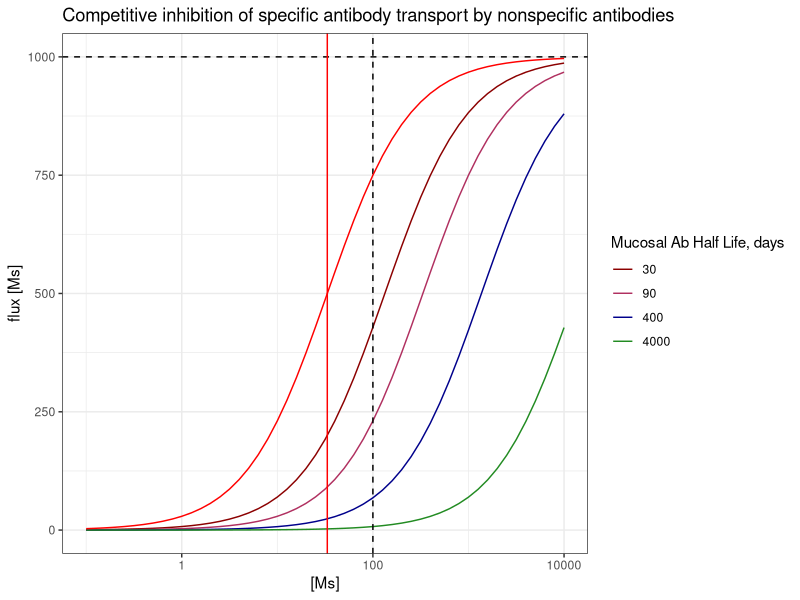
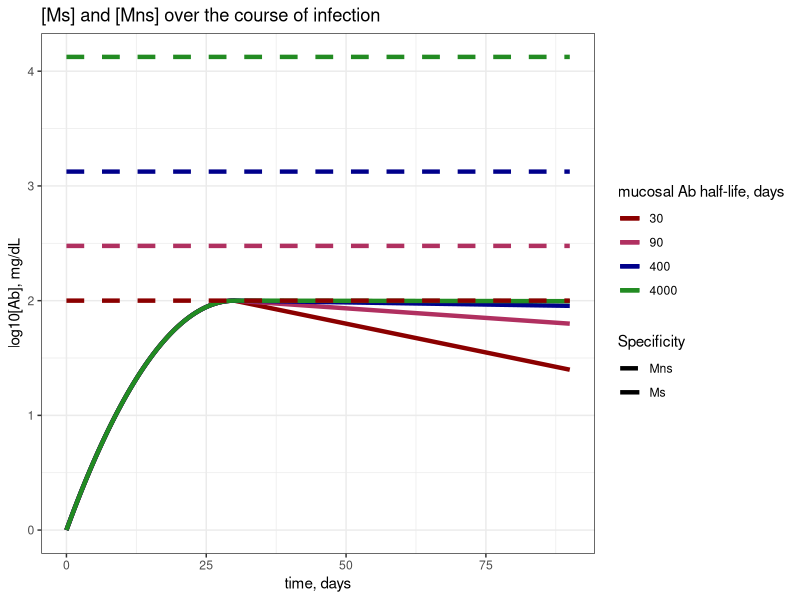
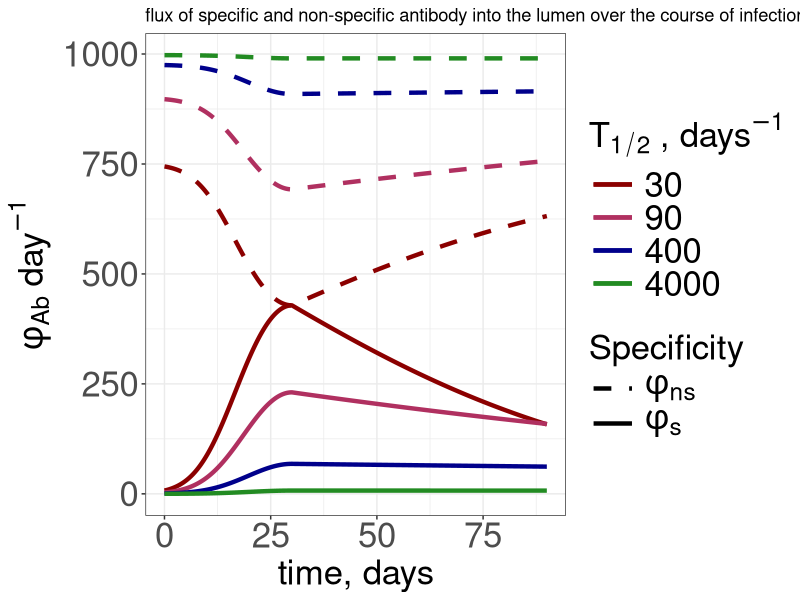
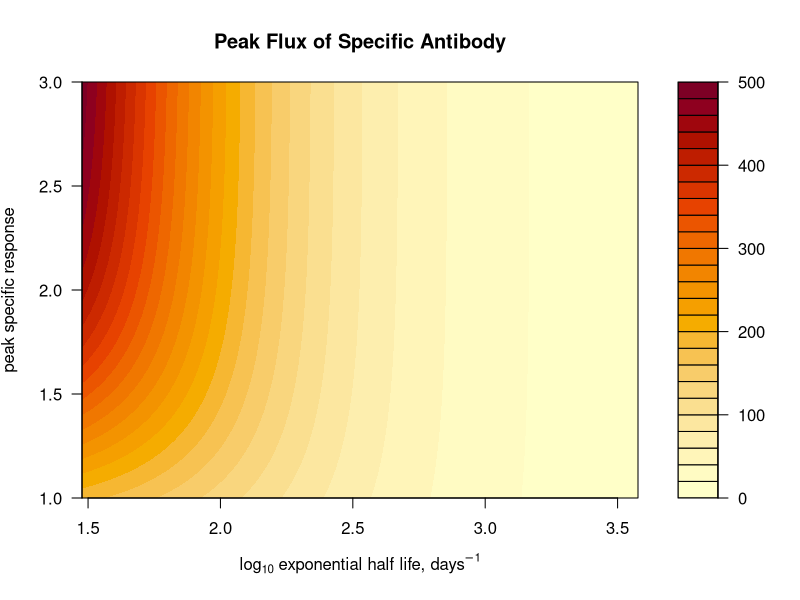
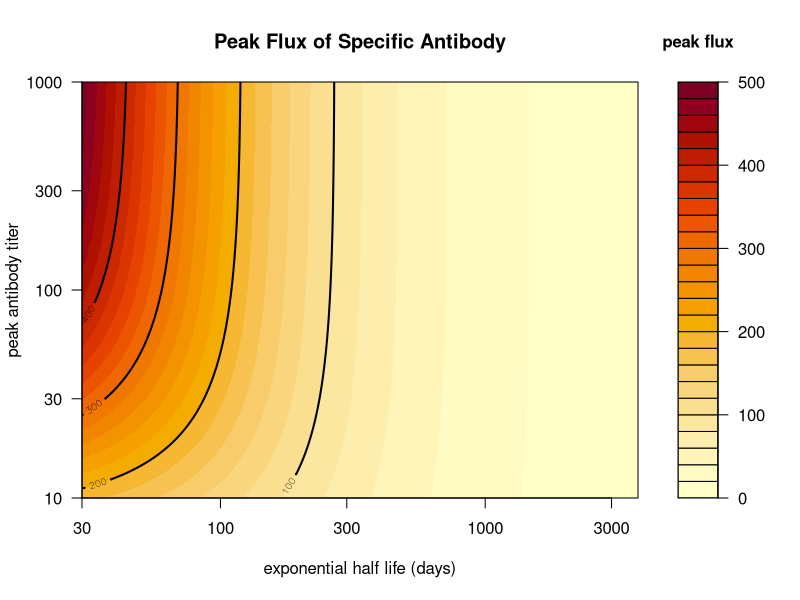
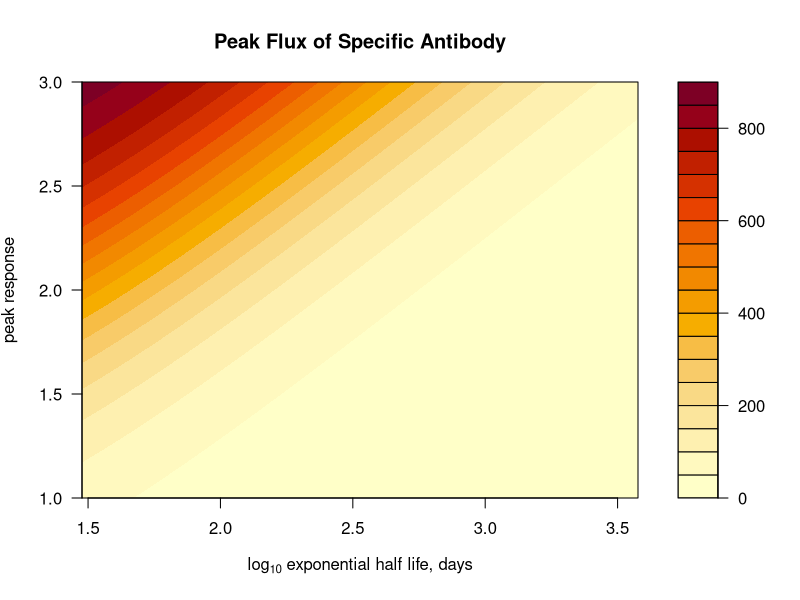
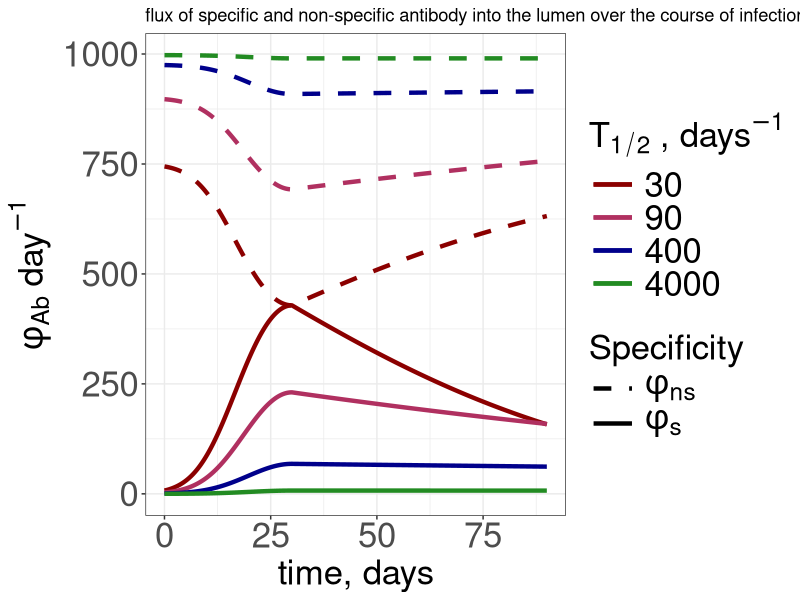

Recreate these plots in R, in order.
## ---- chunk 1
#install.package("here")
library(here)

#install.package("ggplot2")
library(ggplot2)

#install.package("gridExtra")
library(gridExtra)

#install.packages("tidyverse")
library(tidyverse)

#install.packages("deSolve")
library(deSolve)

#load functions
MM_function = function(M_s, M_ns) {(Vmax*M_s)/(KM+M_ns+M_s)}


#choose plotting colors
my_colors = c("darkred", "maroon", "darkblue", "forestgreen", "darkorange", "goldenrod") #choose color range
num_colors = length(my_colors) #set number of colors needed for plotting
my_colors = colorRampPalette(my_colors)(num_colors) #increase number of colors staying in color range
## ---- chunk 2
# generation of new response
Ap = 100 #peak antibody titer will be the same as Mns for 90 days
#initial ab titer
A0 = 1 # initial specific ab concentration
tp = 30 #time of peak titer -- days

# steady state nonspecific antibodies
t_halfs = c(30,90,400,4000) #half lives of mucosal ab in days - 1 month, 3 months, 1 year, 10 years :) 
d_mus = log(2)/t_halfs #half lives in days
  names(d_mus) = t_halfs
c = Ap*(log(2)/min(t_halfs))# calculate c such that the minimum M_ns = Ap = 100
Mns_vec = c/d_mus #vector of approximate ss solutions
  names(Mns_vec) = t_halfs


# transport
Vmax = 10^3 # order of magnitude of peak response # we might vary this later
k2 = 1/(2/24) #rate of transport - 1/T of transport which is 1/2hours or 1/2/24ths of a day
RT = Vmax/k2 #total number (concentration) of receptors, Vmax = k2RT
KM = Ap/3 #choosing KM such that at peak in the absence of Mns, Ms would achieve 75% of max flux at peak
k1 = k2/KM #k2/min(Mns_vec) #rate of antibody binding such that KM is on the order of 10

# dynamics in the lumen 
t_half_L = 3 #half life of antibodies in the lumen, in days
d_L = log(2)/t_half_L #decay rate in the lumen


# Total time to plot responses
Tmax = 90

# will be calculated when iterating through d_mu
#r0 = (2*log(Ap/A0)/tp) + d_mu #initial/greatest exponential expansion rate
#alpha = (r0 - d_mu)/tp # rate of decay of exponential growth rate


## ---- chunk 3
#set concentrations of Ms for x axis
concentrations = 10^seq(-1, 4, by = 0.1) #range of concentrations M_s such that we span much less than and much greater than Ap

### plot flux vs [Ms] given each Mns 
flux_df = lapply(t_halfs, function(t_half){
  # set d_mu and Mns 
  d_mu = log(2)/t_half
  Mns = c/d_mu
  
  #calculate flux
  flux = sapply(concentrations, function(Ms){
   
   return(MM_function(M_s = Ms, M_ns = Mns))
  }) %>% cbind("Ms" = concentrations, "flux" = ., "t_half" = t_half) %>% as.data.frame() 
}) %>% do.call(rbind, .) %>% as.data.frame() 

## plot
plot = ggplot() + geom_line(data = flux_df, aes(x = (Ms), y = flux, group = factor(t_half), col = factor(t_half))) +
  geom_hline(yintercept = Vmax, linetype = "dashed") +
  geom_vline(xintercept = (KM), color = "red") +
  geom_vline(xintercept = (Ap), linetype= "dashed") +
geom_line(
  aes(x = concentrations, y = sapply(concentrations, function(Ms){Vmax*Ms/(KM+Ms)})),
  inherit.aes = FALSE,
  color = "red"
) +
  scale_x_continuous(trans = "log10") +
  scale_color_manual(values = my_colors) +
  labs(x = "[Ms]", y = "flux [Ms]", color = "Mucosal Ab Half Life, days", title = "Competitive inhibition of specific antibody transport by nonspecific antibodies") + 
  theme_bw()

# print to viewer
print(plot)
## ---- chunk 4
### plot Ms vs Mns over time
Mab_titers = lapply(t_halfs, function(t_half){
  # setting t.half dependent parms for nonspecific population
  d_mu = log(2)/t_half #set d_mu
  Mns = c/d_mu # steadys state nonspecific
  
  # setting t.half dependent parms for specific abs
  r0 = (2*log(Ap/A0)/tp) + d_mu #initial/greatest exponential expansion rate
  alpha = (r0 - d_mu)/tp # rate of decay of exponential growth rate

  # set time vector parms
  Tmax = Tmax # total days
  points_per_day = 24 # every hour
  time = seq(0, Tmax, length.out = Tmax*points_per_day) #generate time vector

  ### apply to calculate
  soln = data.frame("time" = time, "Ms" = sapply(time, function(t){
    if(t<=tp){A0*exp((r0 - d_mu)*t - (alpha/2)*t^2)}
    else {Ap*exp(-d_mu*(t-tp))}
  }))
  

  # solve 
  soln = soln %>% cbind(.,Mns, t_half)
}) %>% do.call(rbind, .) #concatenates all dfs from lapply list into a single df rowwise

### Plot
plot = ggplot() + geom_line(data = Mab_titers, aes(x = time, y = log10(Ms), group = factor(t_half), col = factor(t_half), linetype = "Ms"), lwd = 1.5) +
  geom_line(data = Mab_titers, aes(x = time, y = log10(Mns), group = factor(t_half), col = factor(t_half), linetype = "Mns"), lwd = 1.5) + 
  scale_color_manual(values = my_colors) +
  scale_linetype_manual(values = c("Ms" = "solid", "Mns" = "dashed")) +
  labs(x = "time, days", y = "log10[Ab], mg/dL", col = "mucosal Ab half-life, days", linetype = "Specificity", title = "[Ms] and [Mns] over the course of infection") +
  theme_bw()
  

#print to viewer
print(plot)

## ---- chunk 5
# set parms 
#transport 
Vmax = Vmax
k2 = k2
RT = RT
k1 = k1
KM = KM

#lumen
t_half_L = t_half_L
d_L = d_L

#steady state Ab
c = c
t_halfs = t_halfs
d_mus = d_mus
Mns_vec = Mns_vec
Ap = Ap

# generating new response
Ap = Ap
A0 = A0
tp = tp

# Total time 
Tmax = Tmax
## ---- chunk 6
MM_soln = lapply(t_halfs, function(t_half){
  # setting t.half dependent parms for nonspecific population
  d_mu = log(2)/t_half #set d_mu
  Mns = c/d_mu # steadys state nonspecific
  
  # setting t.half dependent parms for specific abs
  r0 = (2*log(Ap/A0)/tp) + d_mu #initial/greatest exponential expansion rate
  alpha = (r0 - d_mu)/tp # rate of decay of exponential growth rate

  # set time vector parms
  Tmax = Tmax # total days
  points_per_day = 24 # every hour
  time = seq(0, Tmax, length.out = Tmax*points_per_day) #generate time vector

  ### apply to calculate Ms titers over time
  Ms_soln = data.frame("time" = time, "t_half" = t_half, "Ms" = sapply(time, function(t){
    if(t<=tp){A0*exp((r0 - d_mu)*t - (alpha/2)*t^2)}
    else {Ap*exp(-d_mu*(t-tp))}
  }), "Mns" = Mns)
  
  ### apply to calculate Ls flux over time
  Ms_soln$phi_s = sapply(Ms_soln$Ms, function(Ms){MM_function(M_s = Ms, M_ns = Mns)})
  Ms_soln$phi_ns = sapply(Ms_soln$Ms, function(Ms){(Vmax*Mns)/(KM+Ms+Mns)})
  
  return(Ms_soln)
}) %>% do.call(rbind, .)

## ---- chunk 7
#ggplot
plot = ggplot() + geom_line(data = MM_soln, aes(x = time, y = (phi_s), group = factor(t_half), col = factor(t_half), linetype = "phi_s"), lwd = 1.5) +
  geom_line(data = MM_soln, aes(x = time, y = (phi_ns), group = factor(t_half), col = factor(t_half), linetype = "phi_ns"), lwd = 1.5) + 
  scale_color_manual(values = my_colors) +
  #coord_cartesian(ylim = c(0, 3), xlim = c(0, 15)) +
  scale_linetype_manual(values = c("phi_s" = "solid", "phi_ns" = "dashed"), labels = c("phi_s" = expression(phi[s]), "phi_ns" = expression( phi[ns]))) +
  labs(x = "time, days", y = bquote(phi[Ab] ~ "day"^-1), col = bquote("T"[1/2] ~ ", days"^-1), linetype = "Specificity", title = "flux of specific and non-specific antibody into the lumen over the course of infection") +
  theme_bw()+
  theme(axis.text = element_text(size = 25),
        axis.title = element_text(size = 25),
        legend.title = element_text(size = 25),
        legend.text = element_text(size = 25, hjust = 0),
        legend.key.width = unit(0.06, "npc")) 

#print to system viewer
print(plot)

#save
file = here("results", "competition", "fig-flux_over_time.png")
ggsave(plot, file = file)
## ---- chunk 8
# generation of new response
Aps = 10^seq(1, 3, by = 0.01) #peak antibody titer will be the same as Mns for 90 days
#initial ab titer
A0 = 1 # initial specific ab concentration
tp = 30 #time of peak titer -- days

# steady state nonspecific antibodies
t_halfs = 3*10^seq(1,3.1, by = 0.01) #half lives of mucosal ab in days - 1 month, 3 months, 1 year, 10 years :) 

 
heatmap_matrix = sapply(Aps, function(Ap){ #columns
  sapply(t_halfs, function(t_half){ #rows
    #set other parms
    d_mu = log(2)/t_half #half lives in days
    c = Ap*(log(2)/min(t_halfs))# calculate c such that the minimum M_ns = Ap = 100
    Mns = c/d_mu #vector of approximate ss solutions
    
    # transport
    Vmax = 10^3 # order of magnitude of peak response # we might vary this later
    k2 = 1/(2/24) #rate of transport - 1/T of transport which is 1/2hours or 1/2/24ths of a day
    RT = Vmax/k2 #total number (concentration) of receptors, Vmax = k2RT
    KM = Ap/3 #choosing KM such that at peak in the absence of Mns, Ms would achieve 75% of max flux at peak
    k1 = k2/KM #k2/min(Mns_vec) #rate of antibody binding such that KM is on the order of 10
    
    # dynamics in the lumen 
    t_half_L = 3 #half life of antibodies in the lumen, in days
    d_L = log(2)/t_half_L #decay rate in the lumen

    # Total time to plot responses
    Tmax = 90
    
    #calculate peak flux
    phi_s = MM_function(M_s = Ap, M_ns = Mns)
  })
})

### plot
### plot on log10 scale
x_ticks = c(30, 100, 300, 1000, 3000)   # half-life ticks (days)
y_ticks = c(10, 30, 100, 300, 1000)     # peak titer ticks
#plot AICs
filled.contour(x = log10(t_halfs), y = log10(Aps), z=heatmap_matrix, lwd = 2, ylab = expression(paste("peak specific response")), xlab = expression(paste(log[10], " exponential half life, ", days^{-1})), main = "Peak Flux of Specific Antibody")

filled.contour(
  x = log10(t_halfs),
  y = log10(Aps),
  z = heatmap_matrix,
  xlab = "exponential half life (days)",
  ylab = "peak antibody titer",
  main = "Peak Flux of Specific Antibody",
  plot.axes = {
    axis(1, at = log10(x_ticks), labels = x_ticks)
    axis(2, at = log10(y_ticks), labels = y_ticks)
    contour(
      x = log10(t_halfs),
      y = log10(Aps),
      z = heatmap_matrix,
      levels = seq(100,400, by = 100),   # the flux value(s) where you want lines
      add = TRUE,
      lwd = 2,
      col = "black",
      drawlabels = TRUE
    )
  },
  key.title = title(main = "peak flux", cex.main = 1)
)

## ---- chunk 9
# generation of new response
Ap = 100 #peak antibody titer will be the same as Mns for 90 days
#initial ab titer
A0 = 1 # initial specific ab concentration
tp = 30 #time of peak titer -- days

# steady state nonspecific antibodies
t_halfs = c(30,90,400,4000) #half lives of mucosal ab in days - 1 month, 3 months, 1 year, 10 years :) 
d_mus = log(2)/t_halfs #half lives in days
  names(d_mus) = t_halfs
c = Ap*(log(2)/min(t_halfs))# calculate c such that the minimum M_ns = Ap = 100
Mns_vec = c/d_mus #vector of approximate ss solutions
  names(Mns_vec) = t_halfs

# transport
Vmax = 10^3 # order of magnitude of peak response # we might vary this later
k2 = 1/(2/24) #rate of transport - 1/T of transport which is 1/2hours or 1/2/24ths of a day
RT = Vmax/k2 #total number (concentration) of receptors, Vmax = k2RT
KM = Ap/3 #choosing KM such that at peak in the absence of Mns, Ms would achieve 75% of max flux at peak
k1 = k2/KM #k2/min(Mns_vec) #rate of antibody binding such that KM is on the order of 10

### parms for heatmap 
Aps = 10^seq(1, 3, by = 0.01) #peak antibody titer will be the same as Mns for 90 days

t_halfs = 3*10^seq(1,3.1, by = 0.01) #half lives of mucosal ab in days - 1 month, 3 months, 1 year, 10 years :) 
 
heatmap_matrix = sapply(Aps, function(Ap){ #columns
  sapply(t_halfs, function(t_half){ #rows
    #set other parms
    d_mu = log(2)/t_half #half lives in days
    Mns = c/d_mu #vector of approximate ss solutions
    
    #calculate peak flux
    phi_s = MM_function(M_s = Ap, M_ns = Mns)
  })
})

### plot
#plot AICs
filled.contour(x = log10(t_halfs), y = log10(Aps), z=heatmap_matrix, lwd = 2, ylab = expression(paste("peak response")), xlab = expression(paste(log[10], " exponential half life, ", days)), main = "Peak Flux of Specific Antibody")
